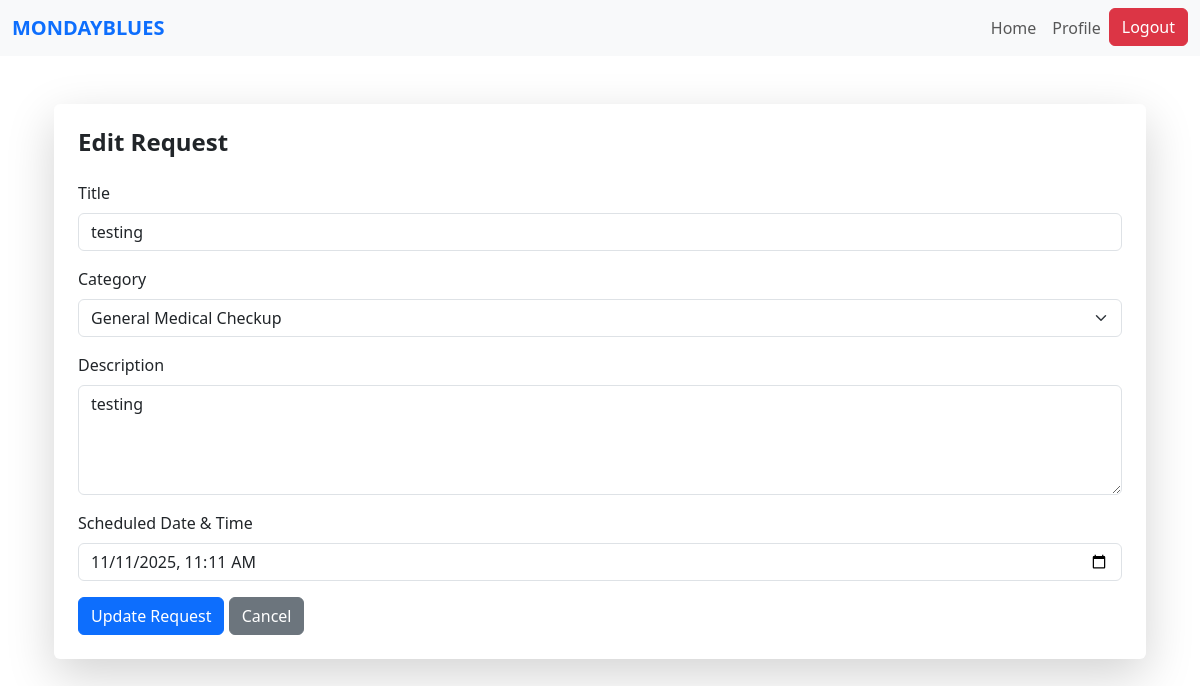
The app's page /request/501/edit (signed in) with its own data.
### website/models.py (models this page shows)
class Request(db.Model):
    id = db.Column(db.Integer, primary_key=True)
    title = db.Column(db.String(150), nullable=False)
    description = db.Column(db.Text, nullable=False)
    category_id = db.Column(db.Integer, db.ForeignKey('category.id'), nullable=False)
    category = db.relationship('Category', backref='requests')
    status = db.Column(db.String(20), default='Pending')  # Pending, Accepted, Completed
    scheduled_datetime = db.Column(db.DateTime, nullable=False)
    view_count = db.Column(db.Integer, default=0)
    date_created = db.Column(db.DateTime, default=datetime.utcnow)
    user_id = db.Column(db.Integer, db.ForeignKey('user.id'), nullable=False)
    volunteer_id = db.Column(db.Integer, db.ForeignKey('volunteer.id'), nullable=True)
    csr_id = db.Column(db.Integer, db.ForeignKey("csr.user_id"), nullable=True)
    user = db.relationship('User', backref=db.backref('requests', lazy=True, cascade='all, delete-orphan'), lazy=True)
    volunteer = db.relationship('Volunteer', backref=db.backref('assigned_requests', lazy=True), lazy=True)

class Category(db.Model):
    id = db.Column(db.Integer, primary_key=True)
    name = db.Column(db.String(100), unique=True, nullable=False)
    description = db.Column(db.String(250))
    date_created = db.Column(db.DateTime, default=datetime.utcnow)

### website/views.py (the view, shortened to what this page needs)
@views.route('/request/<int:id>/edit', methods=['GET', 'POST'])
@login_required
def edit_request(id):
    req = Request.query.get_or_404(id)
    categories = Category.query.all()
    if req.user_id != current_user.id:
        flash("You can only edit your own requests.", "danger")
        return redirect(url_for('home'))
    if req.status != 'Pending':
        flash("Only pending requests can be edited.", "warning")
        return redirect(url_for('views.home'))
    return render_template('edit_request.html', req=req, categories=categories)

### website/templates/edit_request.html (shortened to what this page needs)
{% extends "base.html" %}
{% block content %}
<div class="container mt-5">
    <div class="card shadow-lg border-0">
        <div class="card-body p-4">
            <h4 class="fw-bold mb-4">Edit Request</h4>
            <form method="POST">
                <div class="mb-3">
                    <label class="form-label">Title</label>
                    <input type="text" name="title" class="form-control" value="{{ req.title }}" required>
                </div>
                <div class="mb-3">
                    <label class="form-label">Category</label>
                    <select name="category_id" class="form-select" required>
                        {% for category in categories %}
                        <option value="{{ category.id }}" {% if category.id == req.category_id %}selected{% endif %}>
                            {{ category.name }}
                        </option>
                        {% endfor %}
                    </select>
                </div>
                <div class="mb-3">
                    <label class="form-label">Description</label>
                    <textarea name="description" class="form-control" rows="4" required>{{ req.description }}</textarea>
                </div>
                <div class="mb-3">
                    <label class="form-label">Scheduled Date & Time</label>
                    <input type="datetime-local" name="scheduled_datetime" class="form-control"
                           value="{{ req.scheduled_datetime.strftime('%Y-%m-%dT%H:%M') if req.scheduled_datetime else '' }}" required>
                </div>
                <button type="submit" class="btn btn-primary">Update Request</button>
                <a href="{{ url_for('views.home') }}" class="btn btn-secondary">Cancel</a>
            </form>
        </div>
    </div>
</div>
{% endblock %}

### records on screen
Request: title "testing", category_id "General Medical Checkup", description "testing", scheduled_datetime "11/11/2025 11:11"
